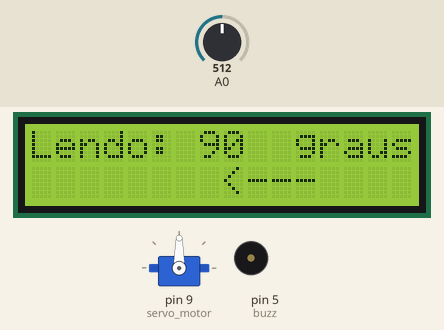
Recording of a sketch running on a simulated Arduino Uno, built with avr-gcc and run on an emulated ATmega328P. Parts: servo, 16×2 character LCD, buzzer (waves = sounding, pin HIGH). The test bench sets the inputs (shaded band); at power-on: A0 = 512.

Above: at 2.2 s.
2.3 s: A0 set to 495
At 3.3 s:
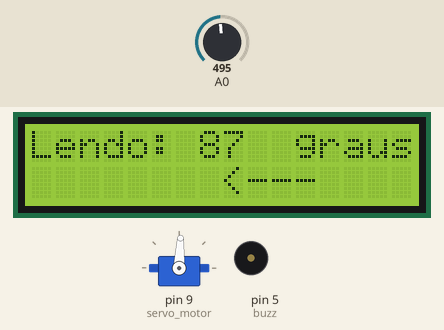
3.9 s: A0 set to 462
At 5.2 s:
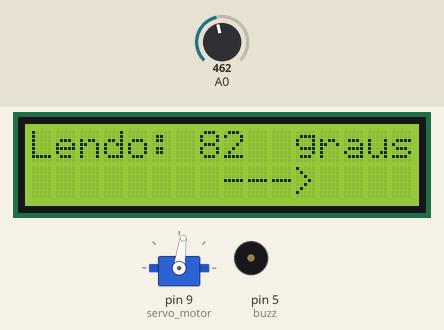
5.5 s: A0 set to 306
At 6.7 s:
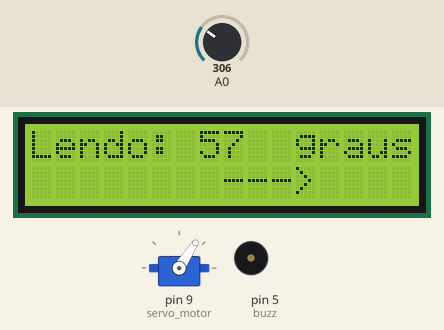
7.2 s: A0 set to 122
At 8.1 s:
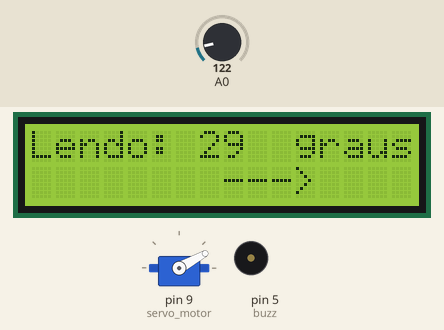
8.8 s: A0 set to 0
At 10.0 s:
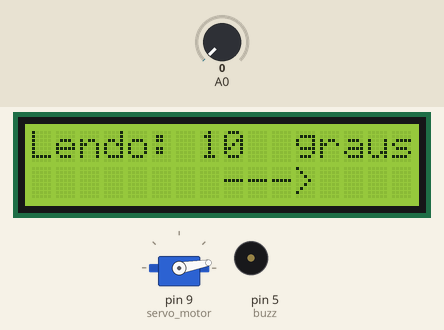
10.4 s: A0 set to 716
At 11.7 s:
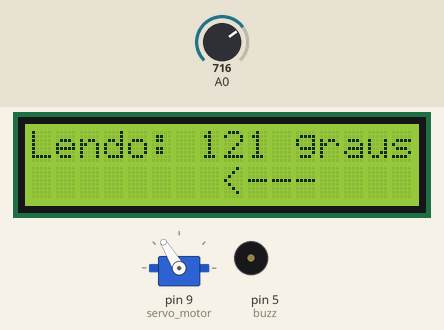
Timing chart, 0 to 13.1 s (numbered marks = the images above; inputs shaded):
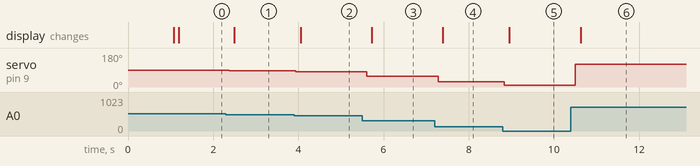

Measured:
- the behaviour switches between 480 and 479 on A0 (found by bisection; images 1 and 2)
- after the input at 2.3 s, servo on pin 9 (servo_motor): 90° → 87° after 0.08 s; the display: changes after 0.20 s (image 1)
- after the input at 3.9 s, servo on pin 9 (servo_motor): 87° → 82° at once; the display: changes after 0.15 s (image 2)
- after the input at 5.5 s, servo on pin 9 (servo_motor): 82° → 57° after 0.11 s; the display: changes after 0.22 s (image 3)
- after the input at 7.2 s, servo on pin 9 (servo_motor): 57° → 29° after 0.08 s; the display: changes after 0.19 s (image 4)
- after the input at 8.8 s, servo on pin 9 (servo_motor): 29° → 10° at once; the display: changes after 0.15 s (image 5)
- after the input at 10.4 s, servo on pin 9 (servo_motor): 10° → 121° after 0.11 s; the display: changes after 0.23 s (image 6)

The sketch:

Indic_-_Servo_Motor_-_display.ino
```cpp
/*
     CÓDIGO:  Display LCD 16x2 Módulo I2C - Servo Motor - Indicação de graus
     AUTOR:   GUILHERME SOUZA
     DATA:    Inicio: 20/05/2020
     OBS:
*/

// Bibliotecas
#include <Wire.h>               // Display
#include <LiquidCrystal_I2C.h>  // Display
#include <Servo.h>              // Servo Motor

//Instanciando Objetos
#define endereco 0x27           // Endereço Serial do Display
#define colunas 16
#define linhas 2

LiquidCrystal_I2C lcd(endereco, colunas, linhas);

// Variáveis
const int pot = A0;             // Potenciômetro
int leitura;                    // Leitura do potenciômetro
int graus = 0;                  // Graus
bool k = false;
byte buzz = 5;

Servo servo_motor;              // Objeto para o servo motor

void setup() {
  // Pinagens
  for (byte  pot = A5; pot < 5; pot++) pinMode(pot, INPUT);          //Pinagem do potenciômetro
  pinMode(buzz, OUTPUT);
  servo_motor.attach(9);        //Pinagem do Servo motor

  //Inicializa o Display
  lcd.init();
  lcd.noBacklight();
  delay(1000);
  lcd.backlight();
  lcd.clear();

  //
}

void loop() {

  leitura = analogRead(pot);
  leitura = map(leitura, 0, 1023, 10, 170);
  servo_motor.write(leitura);
  delay(100);

  lcd.setCursor(0,0);
  lcd.print("Lendo:");
  lcd.setCursor(11,0);
  lcd.print("graus");
  lcd.setCursor(7,0);
  lcd.print(leitura);

  if (leitura < 85){
    lcd.setCursor(8,1);
    lcd.print("--->");
  }else{
    lcd.setCursor(8,1);
    lcd.print("<---");
  }

}
```
